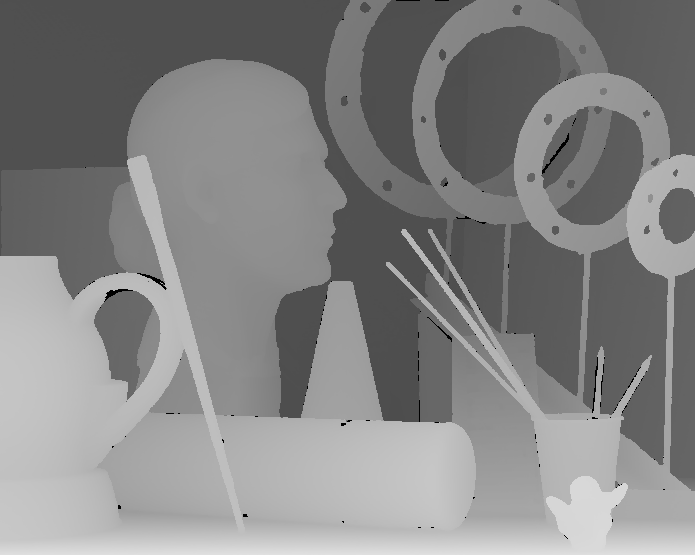
//> input picture assignment1/dataset/Art/disp1.png, 695 x 555 px
$ ./image_matching dataset/Art/disp1.png dataset/Art/disp5.png out.png   (built with g++ and OpenCV 4)
//> lines starting //> are read from the running program, lines starting //| are printed output that depends on the picture
### assignment1/3Destimation.h

#include <opencv2/opencv.hpp>

void StereoEstimation_Naive(
	const int& window_size,
	const int& dmin,
	int height,
	int width,
	cv::Mat& image1, cv::Mat& image2, cv::Mat& naive_disparities, const double& scale);

void StereoEstimation_dynamic (	  const int &window_size,
								  const int &dmin,
								  int height,
								  int width,
								  double occlusionVal,
								  cv::Mat & image1, cv::Mat & image2,
								  cv::Mat & dynamic_disparities, const double &scale);

void StereoEstimation_naive_optimized (const int &window_size,
                          const int &dmin,
                          int height,
                          int width,
                          cv::Mat & image1, cv::Mat & image2,
                          cv::Mat & naive_disparities, const double &scale);

void Disparity2PointCloud(
	const std::string& output_file,
	int height, int width, cv::Mat& disparities,
	const int& window_size,
	const int& dmin, const double& baseline, const double& focal_length);

### assignment1/3Destimation.cpp
#include "3Destimation.h"

#include <iostream>
#include <string>
#include <fstream>
#include <sstream>

#include <opencv2/opencv.hpp>


void StereoEstimation_Naive (const int &window_size,
                        const int &dmin,
                        int height,
                        int width,
                        cv::Mat & image1, cv::Mat & image2,
                        cv::Mat & naive_disparities, const double &scale)
{

    int half_window_size = window_size / 2;

    for (int i = half_window_size; i < height - half_window_size; i++)
    {
        std::cout
                << "Calculating disparitiesfor the naive approch... "
                << std::ceil (((i - half_window_size + 1) / static_cast <
                               double >(height - window_size +
                                        1)) *100) << "%\r" << std::flush;
        for (int j = half_window_size; j < width - half_window_size; j++)
        {
            int min_ssd = INT_MAX;
            int disparity = 0;

            for (int d = -j + half_window_size;
                    d < width - j - half_window_size; d++)
            {
                int ssd = 0;

                /* for ache pixel in [i][j] i go trough all the pixel
                 * corresponding wind using [u][v]
                 */
                int norm_left = 0;
                int norm_right = 0;
                /*
                 * NORMALIZATION SSD
                 * sum |  val_left / norm_left - val_rigth /norm_rigth |²
                 * norm_left is constant for all piexls eg the avarege of all pixels
                 * norm_rigth is constant for all piexls
                 *
                 * some alternatives are:
                 * Cross correlation
                 * Normalized cross correlation
                 * Zero -meannormalized correlation
                 */
                //TODO: find somethng more efficient
                for (int u = -half_window_size; u <= half_window_size; u++)
                {
                    for (int v = -half_window_size; v <= half_window_size; v++)
                    {
                        int val_left = image1.at < uchar > (i + u, j + v);	// sampling in the rigth image
                        int val_right = image2.at < uchar > (i + u, j + v + d);	//sampling in the left image (considering disparity)

                        norm_left += val_left;
                        norm_right += val_right;
                    }
                }

                norm_left /= window_size * window_size;
                norm_right /= window_size * window_size;

                norm_left = std::max (1, norm_left);
                norm_right = std::max (1, norm_right);

                for (int u = -half_window_size; u <= half_window_size; u++)
                {
                    for (int v = -half_window_size; v <= half_window_size; v++)
                    {
                        int val_left = image1.at < uchar > (i + u, j + v);	// sampling in the rigth image
                        int val_right = image2.at < uchar > (i + u, j + v + d);	//sampling in the left image (considering disparity)

                        //ssd += (val_left - val_right) * (val_left - val_right);
                        ssd +=
                            (val_left / norm_left -
                             val_right / norm_right) * (val_left / norm_left -
                                                        val_right / norm_right);
                    }
                }


                if (ssd < min_ssd)
                {
                    min_ssd = ssd;
                    disparity = d;
                }
            }

            naive_disparities.at < uchar > (i - half_window_size,
                                            j - half_window_size) =
                                                std::abs (disparity) * scale;
        }
    }

    std::cout << "Calculating disparities for the naive approach... Done.\r" <<
              std::flush;
    std::cout << std::endl;
}

// [271 lines left out: functions StereoEstimation_naive_optimized, StereoEstimation_dynamic, not called in this run]


void
Disparity2PointCloud (const std::string & output_file,
                      int height, int width, cv::Mat & disparities,
                      const int &window_size,
                      const int &dmin, const double &baseline,
                      const double &focal_length)
{
    std::stringstream out3d;
    out3d << output_file << ".xyz";
    std::ofstream outfile (out3d.str ());
    for (int i = 0; i < height; ++i)
    {
        std::cout << "Reconstructing 3D point cloud from disparities... " <<
                  std::ceil (((i) / static_cast <
                              double >(height - window_size +
                                       1)) *100) << "%\r" << std::flush;
        for (int j = 0; j < width; ++j)
        {
            if (disparities.at < uchar > (i, j) == 0)
                continue;

            const double u = j - width / 2;
            const double v = i - height / 2;

            const double d = disparities.at < uchar > (i, j) +dmin;

            const double Z = (double) focal_length * baseline / d;
            const double X = -(baseline * (2 * j - d)) / (2 * d);
            const double Y = i * baseline / d;


            outfile << X << " " << Y << " " << Z << std::endl;
        }
    }

    std::cout << "Reconstructing 3D point cloud from disparities... Done.\r" <<
              std::flush;
    std::cout << std::endl;
}

### assignment1/image_matching.cpp
#include <iostream>
#include <string>
#include <fstream>
#include <sstream>

#include <opencv2/opencv.hpp>

#include "3Destimation.h"

int
main (int argc, char **argv)
{

    /////////////////
    // Parameters ///
    /////////////////

    // camera setup parameters
    const double focal_legth = 3740; //px
    const double baseline = 160; //mm

    // stereo estimation parameters
	const int dmin = 200;
	int window_size = 5;
	float weight = 5000;
	const double scale = 3;


    ////////////////////////////
    // Command line arguments //
    ////////////////////////////

    if (argc < 4)
    {
        std::cerr << "Usage: " << argv[0] << " IMAGE 1 IMAGE 2 OUTPUT_FILE" <<
                  std::endl;
        return 1;
    }

    cv::Mat image1 = cv::imread (argv[1], cv::IMREAD_GRAYSCALE);
//> image1 is the input picture: 555 rows x 695 cols, CV_8UC1; min 0, max 224, mean 132.6
    cv::Mat image2 = cv::imread (argv[2], cv::IMREAD_GRAYSCALE);
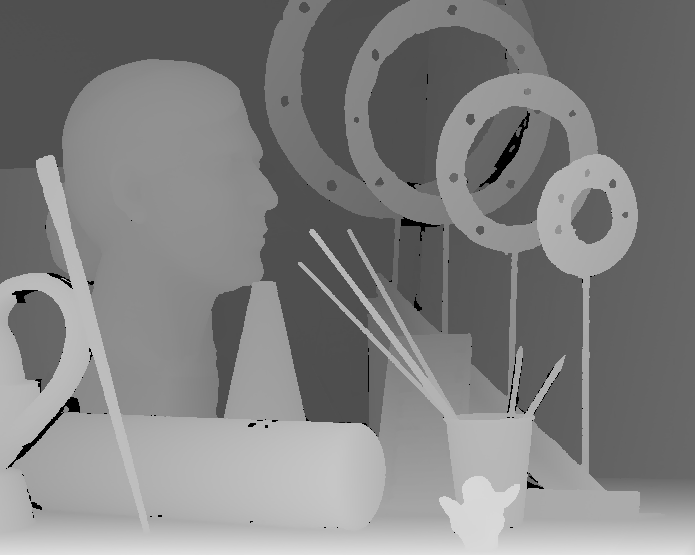
//> input picture assignment1/dataset/Art/disp5.png, 695 x 555 px
//> image2 is the input picture: 555 rows x 695 cols, CV_8UC1; min 0, max 224, mean 128.5
    const std::string output_file = argv[3];
//> output_file = "out.png"

    if (!image1.data)
    {
        std::cerr << "No img1 data" << std::endl;
        return EXIT_FAILURE;
    }

    if (!image2.data)
    {
        std::cerr << "No img1 data" << std::endl;
        return EXIT_FAILURE;
    }

	std::cout<<"window size: ";
	std::cin >> window_size;
//> the answer given: 3
	std::cout<<"weight:";
	std::cin >> weight;
//> the answer given: 0.5


    std::cout << "-------------- Parameters --------------" << std::endl;
    std::cout << "focal_legth = " << focal_legth << std::endl;
    std::cout << "baseline = " << baseline << std::endl;
    std::cout << "window_size" << window_size << std::endl;
    std::cout << "occlusion weigths" << weight << std::endl;
    std::cout << "disparity added due to iamge cropping = " << dmin << std::endl;
    std::cout << "scaling of disparity images to show = " << scale << std::endl;
    std::cout << "output filename = " << output_file << std::endl;
//| output filename = out.png
    std::cout << "----------------------------------------" << std::endl;

    int height = image1.size ().height;
//> height = 555
    int width = image1.size ().width;
//> width = 695

    ///////////////////
    // Recostruction //
    ///////////////////

    // Naive disparity image
    cv::Mat naive_disparities = cv::Mat::zeros (height, width, CV_8UC1);

	std::cout  <<" select Algorithm:" <<std::endl<<
					"\t 1 Naive"<<std::endl<<
					"\t 2 Naive Optimized"<<std::endl<<
					"\t 3 Dynamic prog Approach"<<std::endl;
	int selection;

	std::cin >> selection;
//> the answer given: 1

	switch(selection){
		case 1:

			StereoEstimation_Naive(
				   window_size,dmin, height, width,
				   image1, image2,
				   naive_disparities, scale);
//> after the loop in StereoEstimation_Naive, `for (int i = half_window_size; i < height - half_window_size; i++)`:
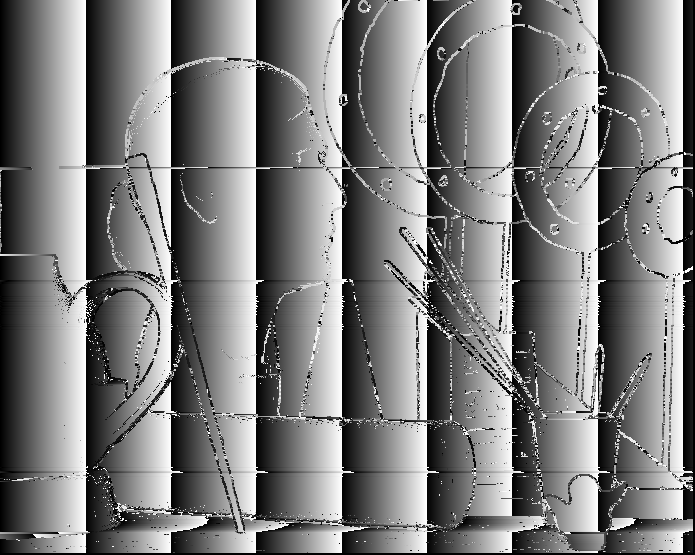
//> naive_disparities: 555 rows x 695 cols, CV_8UC1; min 0, max 255, mean 124.3
			break;

		case 2:
			StereoEstimation_naive_optimized (window_size, dmin, height, width,
                       image1, image2, naive_disparities, scale);
			break;
		case 3:
			StereoEstimation_dynamic (window_size, dmin, height, width, weight,
                                image1, image2, naive_disparities, scale);


	}


    ////////////
    // Output //
    ////////////

	std::cout << "Creating Point cloud" << std::endl;

    // recostruction
    Disparity2PointCloud (output_file,
                          height, width, naive_disparities,
                          window_size, dmin, baseline, focal_legth);

    //save / display images
    std::stringstream out1;
    out1 << output_file << ".png";
    cv::imwrite (out1.str (), naive_disparities);


    cv::namedWindow ("disparity map", cv::WINDOW_AUTOSIZE);
    cv::imshow ("disparity map", naive_disparities);


    cv::waitKey (0);

    return 0;
}
